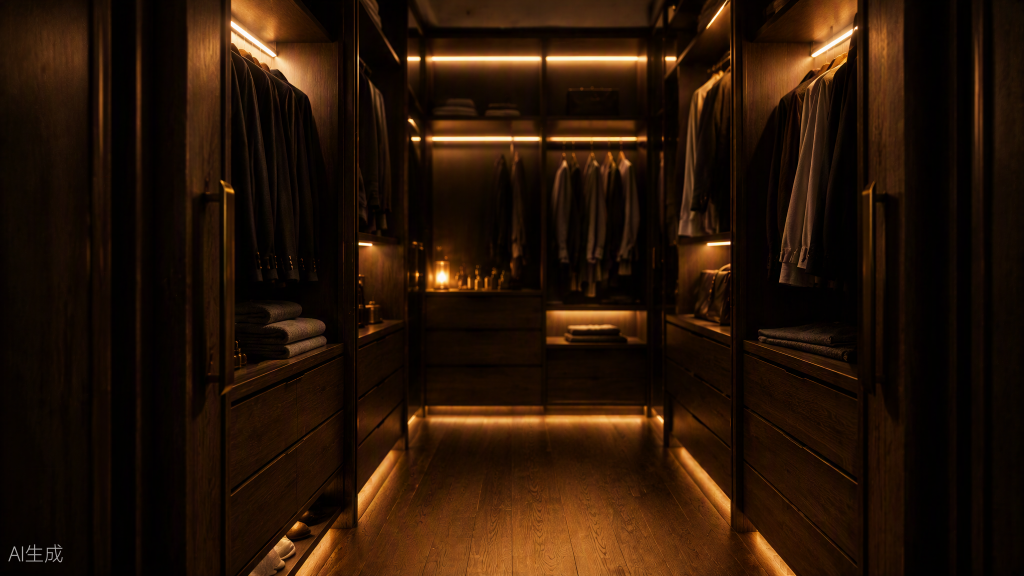
#> input picture assets-src/entry/closet-interior.png, 2048 x 1152 px (shown at 1/2 size)
$ python build_interior_layers.py
#> lines starting #> are read from the running program, lines starting #| are printed output that depends on the picture; after the words box and inside, x2 and y2 are one past the last pixel; in counts of white or black regions, pixels touching at a corner belong together
"""Cut the walk-in closet interior into depth layers for the parallax fix pass.

Layers (desktop 2048w + mobile 2:3 center-crop 1080w, alpha WebP):
  mid - the two side wardrobe blocks (hanging garments, shelves, drawers)
  fg  - nearest strips: extreme left/right dark edges + bottom floor strip

The background layer is the existing full interior image (interior-desktop/
mobile.webp) left intact underneath, so differential parallax motion can never
open holes — cutouts slide over their own baked surroundings.
"""
from pathlib import Path

from PIL import Image, ImageDraw, ImageFilter

SRC = Path(__file__).parent
PUB = Path("E:/websites/clothing/streetwear-site/public/images/entry")

interior = Image.open(SRC / "closet-interior.png").convert("RGB")
#> interior is the input picture: PIL image 2048x1152 RGB; mean R, G, B 39.1, 20.3, 6.8


def erase_corner(img, box=(0, 1048, 175, 1152), feather=20):
    """Hide the generator watermark (bottom-left) with feathered dark texture
    sampled just to its right — same patch as process_entry_assets.py, which
    only applied it in memory and never wrote the masters back to disk."""
#> called with box = (0, 1048, 175, 1152), feather = 20
    l, t, r, b = box
    w, h = r - l, b - t
    ref = img.crop((l + 210, t, l + 210 + w, b)).filter(ImageFilter.GaussianBlur(8))
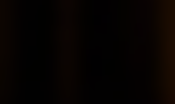
#> ref: PIL image 175x104 RGB; mean R, G, B 6.5, 2.6, 0.9
    ref = ref.point(lambda v: int(v * 0.85))
    mask = Image.new("L", (w, h), 0)
#> mask: PIL image 175x104 L; every value is 0
    ImageDraw.Draw(mask).rectangle((feather // 2, feather // 2, w - feather // 2, h - feather // 2), fill=255)
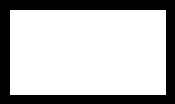
#> mask: PIL image 175x104 L; 72.9% white; 1 black region, box (x1, y1, x2, y2) and area: (0, 0, 175, 104) 4940
    mask = mask.filter(ImageFilter.GaussianBlur(feather))
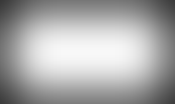
#> mask: PIL image 175x104 L; min 56, max 248, mean 168.5
    img.paste(ref, (l, t), mask)


erase_corner(interior)
W, H = interior.size  # 2048 x 1152
#> W = 2048; H = 1152

# --- masks, in fractions of master size (from the 5% grid overlay) ---
MID_RECTS = [
    (0.070, 0.0, 0.395, 1.0),  # left wardrobe block
    (0.625, 0.0, 0.890, 1.0),  # right wardrobe block
]
FG_RECTS = [
    (0.0, 0.0, 0.070, 1.0),    # nearest left edge
    (0.890, 0.0, 1.0, 1.0),    # nearest right edge
    (0.0, 0.920, 1.0, 1.0),    # nearest floor strip
]


def build_mask(rects, feather_px):
#> called with feather_px = 14
    mask = Image.new("L", (W, H), 0)
#> mask: PIL image 2048x1152 L; every value is 0
    d = ImageDraw.Draw(mask)
    for l, t, r, b in rects:
        d.rectangle((round(W * l), round(H * t), round(W * r), round(H * b)), fill=255)
    return mask.filter(ImageFilter.GaussianBlur(feather_px))
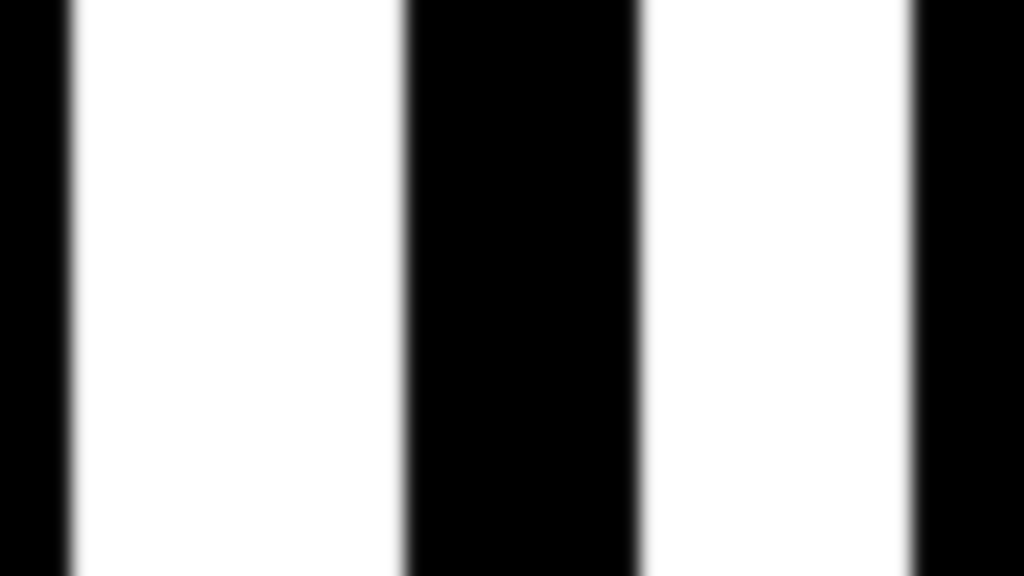
#> returned value: PIL image 2048x1152 L (shown at 1/2 size); min 0, max 255, mean 150.8
#> in save_layer, `rgba.putalpha(mask)`:
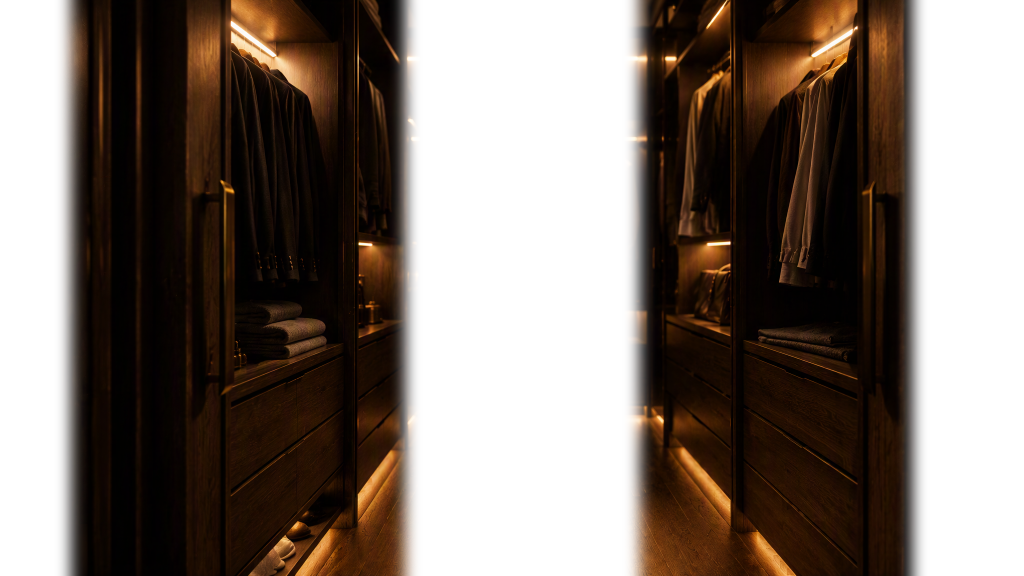
#> rgba: PIL image 2048x1152 RGBA (shown at 1/2 size); mean R, G, B, A 39.1, 20.2, 6.8, 150.8; transparent parts drawn white


def center_crop_ratio(img, rw, rh):
#> called with rw = 2, rh = 3
    w, h = img.size
#> w = 2048; h = 1152
    target = rw / rh
    nw = round(h * target)
#> nw = 768
    x0 = (w - nw) // 2
#> x0 = 640
    return img.crop((x0, 0, x0 + nw, h))
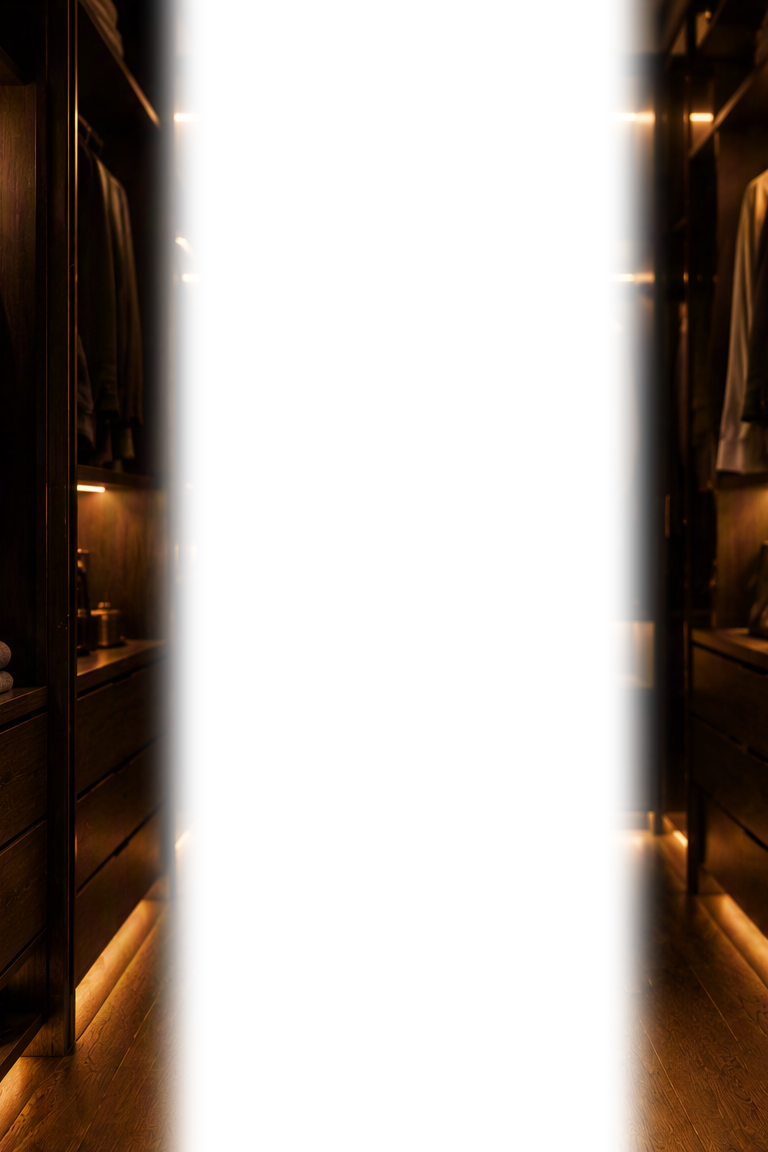
#> returned value: PIL image 768x1152 RGBA; mean R, G, B, A 55.4, 29.1, 9.4, 98.9; transparent parts drawn white


def save_layer(name, mask):
    rgba = interior.convert("RGBA")
    rgba.putalpha(mask)
    rgba.save(PUB / f"{name}-desktop.webp", "WEBP", quality=85, method=6)
    mobile = center_crop_ratio(rgba, 2, 3)
    mobile = mobile.resize((1080, round(1080 * mobile.height / mobile.width)), Image.LANCZOS)
    mobile.save(PUB / f"{name}-mobile.webp", "WEBP", quality=85, method=6)
    for f in (PUB / f"{name}-desktop.webp", PUB / f"{name}-mobile.webp"):
        print(f"{f.name:28s} {f.stat().st_size // 1024} KB")
    return rgba


#> (the run stopped early here; a loop or call above may not have finished)
